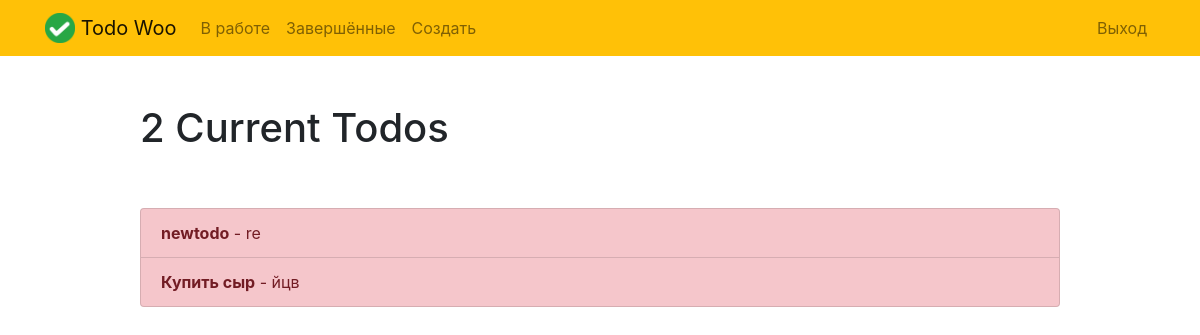
Page /current/ (signed in) on the earlier database version.
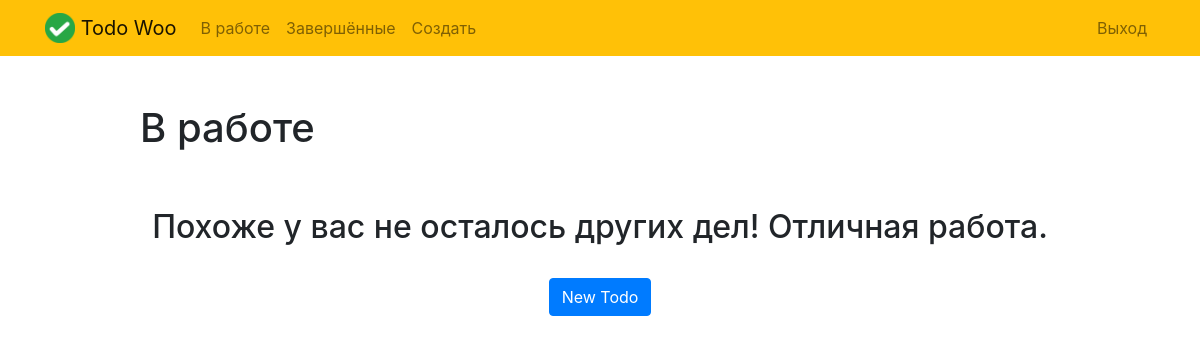
Same page on the later database version.
### todoo/models.py (models this page shows, shortened)
class Todo(models.Model):
    title = models.CharField(max_length=100)
    memo = models.TextField(max_length=255)
    created = models.DateField(auto_now_add=True)
    complete = models.DateTimeField(blank=True, null=True)
    important = models.BooleanField(default=False)
    user = models.ForeignKey(User, on_delete=models.CASCADE)

### todoo/views.py (the view)
# urls.py: path('current/', views.current, name='current'),
@login_required()
def current(request):
    todos = Todo.objects.filter(user=request.user, complete__isnull=True)
    return render(request, 'todoo/current.html', {'todos': todos})

### todoo/templates/todoo/current.html
{% extends "todoo/base.html" %}
{% block content %}
    <div class="row justify-content-center mt-5">
        <div class="col-md-10">
            {% if todos %}
                 <h1>{{ todos.count }} Current Todo{{ todos.count|pluralize }}</h1>
            {% else %}
                           <h1>В работе</h1>
            {% endif %}
        </div>
    </div>
    <div class="row justify-content-center mt-5">
        <div class="col-md-10">
        {% if todos %}
            <div class="list-group">
                {% for todo in todos %}
                    <a href="{% url 'viewtodo' todo.id %}" class="list-group-item list-group-item-action{% if todo.important %} list-group-item-danger{% endif %}"><b>{{ todo.title }}</b>{% if todo.memo %} - {{ todo.memo|truncatechars:30 }}{% endif %}</a>
                {% endfor %}
            </div>
        {% else %}
            <div class="text-center">
                <h2>Похоже у вас не осталось других дел! Отличная работа.</h2>
            <br>
            <a role="button" class="btn btn-primary" href="{% url 'createtodo' %}">New Todo</a>
            </div>
        {% endif %}
        </div>
    </div>
{% endblock %}

### todoo/templates/todoo/base.html (shortened to what this page needs)
{% load static %}
<!doctype html>
<html lang="en">
<head>
    <link rel="stylesheet" href="https://stackpath.bootstrapcdn.com/bootstrap/4.4.1/css/bootstrap.min.css">
</head>
<body>
<nav class="navbar navbar-expand-md navbar-light bg-warning">
<div class="container">
    <a class="navbar-brand" href="{% url 'home' %}">
         <img src="{% static 'todo/logo.png' %}" width="30" height="30" class="d-inline-block align-top">
        <span>Todo Woo</span>
    </a>
    <div class="collapse navbar-collapse" id="navbarNav">
    {% if user.is_authenticated %}
        <ul class="navbar-nav mr-auto">
                <li class="nav-item {{ current }}">
                    <a class="nav-link" href="{% url 'current' %}">В работе</a>
                </li>
                <li class="nav-item {{ completed }}">
                    <a class="nav-link" href="{% url 'completed' %}">Завершённые</a>
                </li>
                <li class="nav-item {{ create }}">
                    <a class="nav-link" href="{% url 'createtodo' %}">Создать</a>
                </li>
        </ul>
    {% endif %}
    <ul class="navbar-nav ml-auto">
            {% if user.is_authenticated %}
                <li class="nav-item">
                    <a href="#" onclick="$('#signOutBtn').click()" class="nav-link">Выход</a>
                </li>
            {% endif %}
        </ul>
    </div>
</div>
</nav>
<div class="container">
{% block content %}{% endblock %}
</div>
</body>
</html>

Differences in the rows shown:
removed Todo: title "newtodo", memo "re"
no longer on this page (row edited): Todo: title "Купить сыр", memo "йцв"
Other differences:
{{ todos.count }}: "2" → (not shown)
text no longer shown: "Current Todo"
text now shown: "В работе Похоже у вас не осталось других дел! Отличная работа. New Todo"
